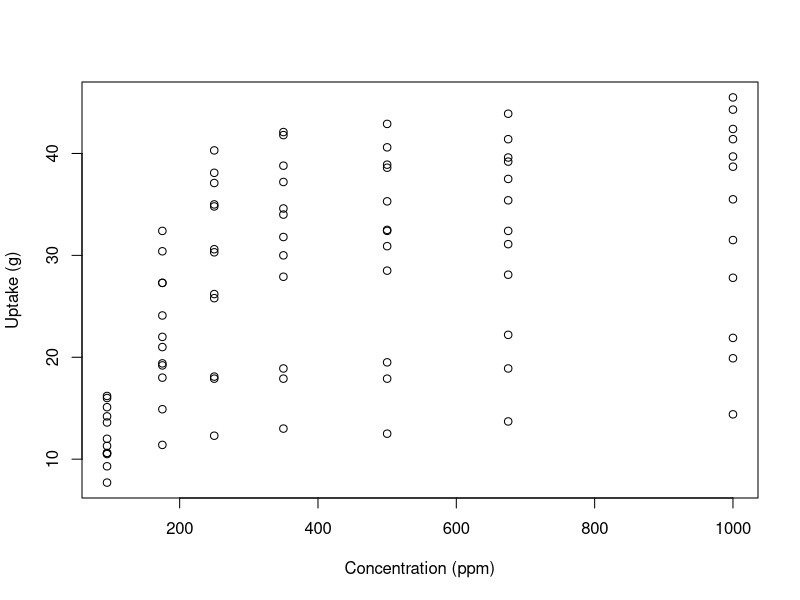
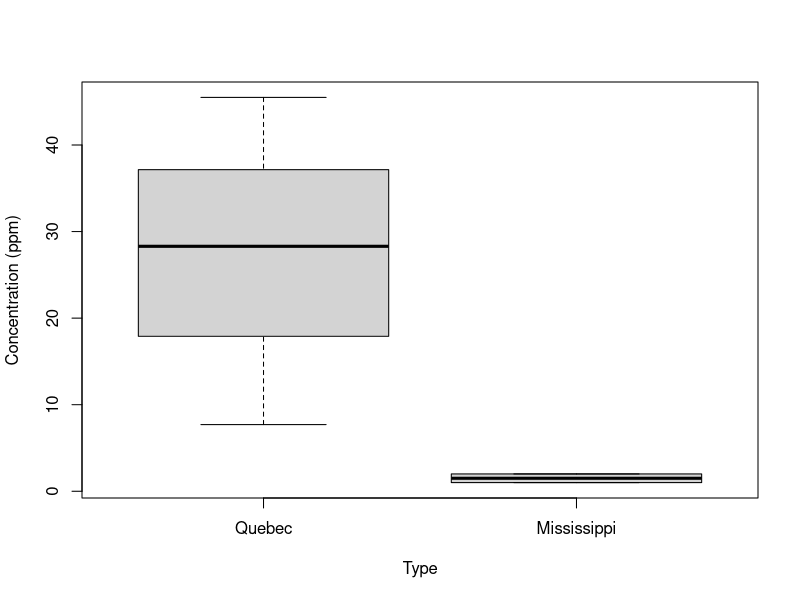

R code for these plots, in order:
## ---- chunk 1
knitr::opts_chunk$set(echo = TRUE)
## ---- chunk 2
myString <- "Hello world" #A string object
myNumeric <- 12345 #A numeric object
myLogical <- TRUE #A logical object
## ---- chunk 3
myStringVec <- c("I like pie","I like cake","I like anything you bake")
myNumericVec <- c(1,2,3,4,5)
myLogicalVec <- c(TRUE,TRUE,FALSE,TRUE,FALSE,FALSE)
## ---- chunk 4
howLong <- c(length(myStringVec), length(myNumericVec), length(myLogicalVec))
howLong #This executes the `print` command on `howLong`
## ---- chunk 5
myStringVec #Here's what's inside the whole thing
myStringVec[1] #Uses a single numeric
myStringVec[c(2,3)] #Uses a vector of numerics
myStringVec[c(TRUE,FALSE,TRUE)] #Uses a logical vector of same length
## ---- chunk 6
(myMatrix <- matrix(1:9,ncol=3))
## ---- chunk 7
myMatrix[1,3] #1st row, 3rd col
myMatrix[,3] #All rows, 3rd column
## ---- chunk 8
#Each column has a unique name, and be the same length
myDF <- data.frame(stringCol=myStringVec, numCol=myNumericVec[c(1:3)], 
                   logCol=myLogicalVec[c(1:3)])
myDF
summary(myDF) #This function summarizes each column
## ---- chunk 9
myList <- list(stringSlot=myStringVec, numSlot=myNumericVec, 
                   logSlot=myLogicalVec, dfSlot = myDF)
myList
## ---- chunk 10
myDF[1,2]
myDF$numCol #This gets all of the column "numCol"
myDF[1,"numCol"]
## ---- chunk 11
myList[[2]] #Needs 2 square brackets to isolate object
myList[['numSlot']]
myList$numSlot
myList[[4]][,3] #Same as myList$dfSlot$logCol
## ---- chunk 12
myNumericVec
meanVec <- mean(myNumericVec) #Arithmetic mean (average)
sdVec <- sd(myNumericVec) #Standard deviation (sqrt(variance))
meanSdVec <- c(meanVec,sdVec) #Joins mean and SD into a vector
meanSdVec
?median #If you can't remember how a command works, use "?" to access the help files
## ---- chunk 13
myFun <- function(input){ #Takes a vector of numbers
  A <- mean(input) #Take the mean of INPUT
  B <- sd(input) #Take the SD of INPUT
  C <- c(A,B) #Join A and B into a vector C
  return(C) #Return (output) C, then end the function
}
myFun(myNumericVec) #Same as previous slide
myFun(myLogicalVec) #Logical vector is converted to 1 (TRUE) and 0 (FALSE)
## ---- chunk 14
#Makes a plot of the uptake and conc columns of CO2, and customize axis labels
plot(CO2$conc, CO2$uptake, xlab='Concentration (ppm)', ylab='Uptake (g)')
## ---- chunk 15
boxplot(CO2$uptake, CO2$Type,
        names=unique(CO2$Type),  #Uses unique values of Type for names
        xlab='Type', ylab='Concentration (ppm)')
## ---- chunk 16
#Split up uptake by Type and Treatment, then take the mean
tapply(CO2$uptake,list(CO2$Type,CO2$Treatment),mean)
## ---- chunk 17
#Runs command inside the name space of the CO2 object
with(CO2, tapply(uptake,list(Type,Treatment),sd)
     )

## ---- chunk 18
myFun2 <- function(x){
  xClass <- class(x) #What class is x? (Numeric, character, boolean)
  
  if(xClass=='character'){ #== means "are these things equal"?
    return('This is a string') #If x is a character, returns a message
  } else {
    return(mean(x)) #If x isn't a character, returns the mean of x
  }
}
myFun2(myStringVec)
myFun2(myNumericVec)

## ---- chunk 19
classVec <- rep('',length(myList)) #Storage vector

#i will take on values 1 to 4, each time the loop repeats
for(i in 1:length(myList)){
  
  #ith slot of classVec becomes class from ith slot of myList
  classVec[i] <- class(myList[[i]]) 
}
classVec
## ---- chunk 20
testDat <- read.csv('test_results.csv')
head(testDat) #head shows only first 6 rows of dataframe
